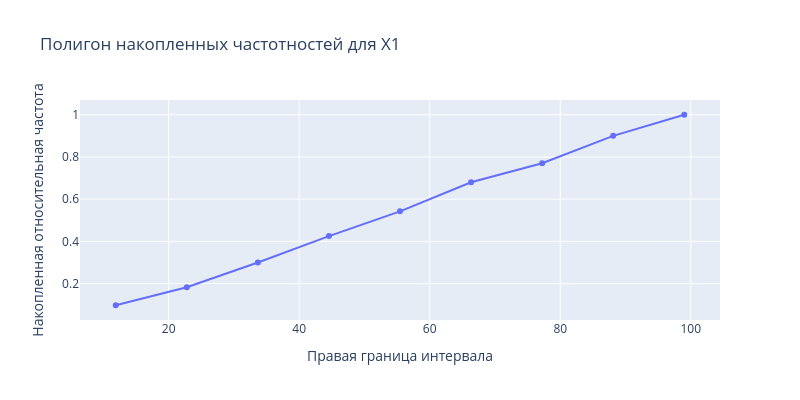

This figure's notebook cell:
### Code cell
plot_polygon(x1_intervals, "Х1")

### Figure 1 — Plotly figure (JSON) as saved in the notebook; plotly's stock layout.template omitted (floating-point values rounded to 4 significant figures)
{"data": [{"hovertemplate": "Правая граница интервала=%{x}<br>Накопленная относительная частота=%{y}<extra></extra>", "legendgroup": "", "line": {"color": "#636efa", "dash": "solid"}, "marker": {"symbol": "circle"}, "mode": "lines+markers", "name": "", "orientation": "v", "showlegend": false, "type": "scatter", "x": [11.89, 22.78, 33.67, 44.56, 55.44, 66.33, 77.22, 88.11, 99.0], "xaxis": "x", "y": [0.0975, 0.1825, 0.3, 0.425, 0.5425, 0.68, 0.77, 0.9, 1.0], "yaxis": "y"}], "layout": {"height": 400, "legend": {"tracegroupgap": 0}, "title": {"text": "Полигон накопленных частотностей для Х1"}, "width": 800, "xaxis": {"anchor": "y", "domain": [0, 1], "title": {"text": "Правая граница интервала"}}, "yaxis": {"anchor": "x", "domain": [0, 1], "title": {"text": "Накопленная относительная частота"}}}}
